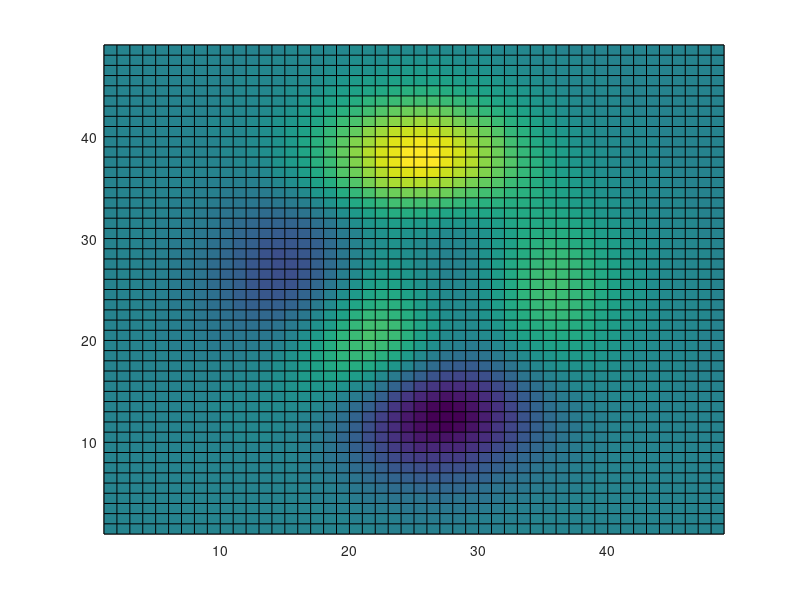

This chart was generated by the following MATLAB code:
%   3D line

x=linspace(0,2*pi,200);
y1=sin(x);
y2=cos(x);
plot3(x,y1,y2)

%%
[xx,yy]=meshgrid(x,x);
%replicates the grid vectors x and x to produce a full grid.
surf(xx,yy,sin(xx).*cos(yy))
%surf(X,Y,Z) uses Z for the color data and surface height. X and Y are
%vectors or matrices defining the x and y components of a surface. If X and Y are
%vectors, length(X) = n and length(Y) = m, where [m,n] = size(Z)
%%
%x=[1 2 3];
%y=[1 2 3];
%x.*y or x*y'

surf(peaks)
mesh(peaks)
%peaks is a function of two variables, obtained by translating and scaling Gaussian distributions
contour(peaks) %A contour plot displays isolines of matrix peaks.
pcolor(peaks) 
%  A pseudocolor plot is a rectangular array of cells with colors
%  determined by peaks